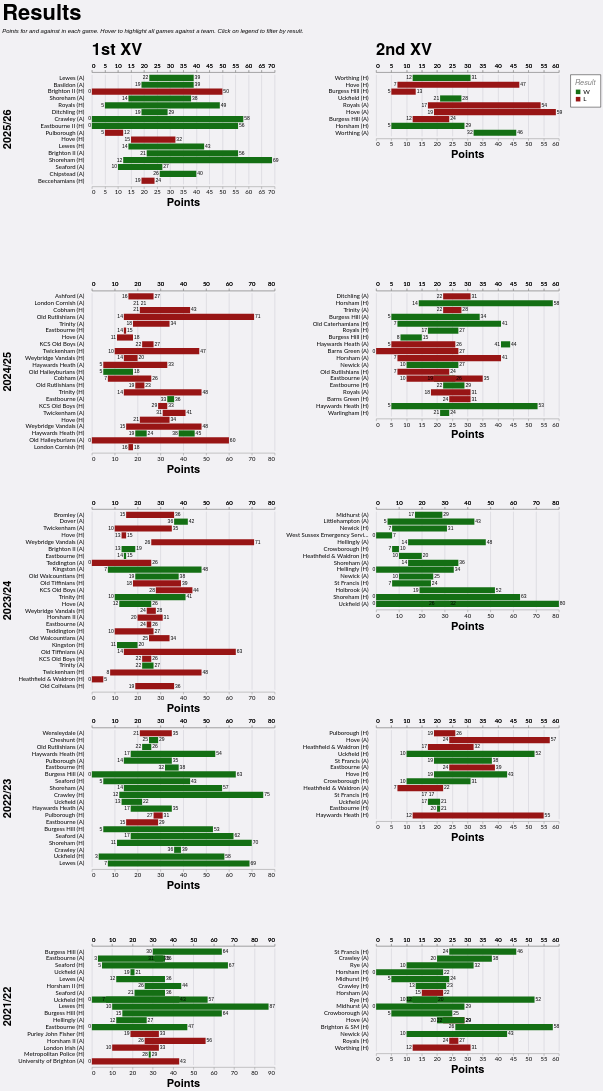

Write the Vega-Lite specification saved for this chart.
### Vega-Lite specification from a JSON file in a GitHub repository (floating-point values rounded to 4 significant figures; data arrays with more than 128 entries replaced by an {"elided": "..."} marker saying what was removed)
{"config": {"axis": {"labelFont": "Lato, sans-serif", "titleFont": "PT Sans Narrow, Helvetica Neue, Helvetica, Arial, sans-serif", "labelFontSize": 13, "titleFontSize": 24, "gridColor": "#202947", "gridOpacity": 0.2}, "header": {"labelFont": "PT Sans Narrow, Helvetica Neue, Helvetica, Arial, sans-serif", "titleFont": "PT Sans Narrow, Helvetica Neue, Helvetica, Arial, sans-serif", "labelFontSize": 24, "titleFontSize": 28, "labelFontWeight": "bold", "orient": "left"}, "legend": {"labelFont": "Lato, sans-serif", "titleFont": "PT Sans Narrow, Helvetica Neue, Helvetica, Arial, sans-serif", "labelFontSize": 14, "titleFontSize": 16, "titlePadding": 5, "fillColor": "white", "strokeColor": "black", "padding": 10, "titleFontWeight": "lighter", "titleFontStyle": "italic", "titleColor": "gray", "offset": 10}, "title": {"font": "PT Sans Narrow, Helvetica Neue, Helvetica, Arial, sans-serif", "fontSize": 48, "fontWeight": "bold", "anchor": "start", "align": "center", "titlePadding": 20, "subtitlePadding": 10, "subtitleFontSize": 13, "subtitleColor": "", "subtitleFontStyle": "italic", "offset": 15, "color": "black"}, "axisX": {"labelAngle": 0}, "facet": {"title": null, "header": null, "align": {"row": "each", "column": "each"}}, "resolve": {"scale": {"y": "independent", "facet": "independent"}}, "background": "#f2f1f4", "view": {"strokeWidth": 0}}, "data": {"name": "data-d703ea44f968f6a76ff9b6475438957f"}, "facet": {"column": {"field": "squad", "header": {"labelAnchor": "start", "labelExpr": "datum.value + ' XV'", "labelFontSize": 36, "title": null}, "title": null, "type": "nominal"}, "row": {"field": "season", "sort": {"field": "season", "order": "descending"}, "title": null, "type": "nominal"}}, "spec": {"layer": [{"mark": {"type": "bar"}, "encoding": {"color": {"field": "result", "legend": {"orient": "right", "title": "Result", "titleOrient": "top"}, "scale": {"domain": ["W", "L"], "range": ["#146f14", "#981515"]}, "type": "nominal"}, "detail": {"field": "game_id", "type": "nominal"}, "opacity": {"condition": {"param": "param_4", "value": 1.0, "empty": true}, "value": 0.2}, "x": {"axis": {"offset": 5, "orient": "bottom"}, "field": "pf", "title": "Points", "type": "quantitative"}, "x2": {"field": "pa"}, "y": {"axis": {"domain": false, "grid": false, "offset": 15, "ticks": false, "title": null}, "field": "game_label", "sort": {"field": "date", "order": "descending"}, "title": null, "type": "nominal"}}, "name": "view_2"}, {"mark": {"type": "text", "align": "right", "dx": -2, "dy": 0}, "encoding": {"color": {"value": "black"}, "detail": {"field": "game_id", "type": "nominal"}, "opacity": {"condition": {"param": "param_4", "value": 1.0, "empty": true}, "value": 0.2}, "text": {"field": "loser", "type": "nominal"}, "x": {"axis": {"offset": 5, "orient": "top"}, "field": "loser", "title": null, "type": "quantitative"}, "y": {"axis": {"domain": false, "grid": false, "offset": 15, "ticks": false, "title": null}, "field": "game_label", "sort": {"field": "date", "order": "descending"}, "title": null, "type": "nominal"}}}, {"mark": {"type": "text", "align": "left", "dx": 2, "dy": 0}, "encoding": {"color": {"value": "black"}, "detail": {"field": "game_id", "type": "nominal"}, "opacity": {"condition": {"param": "param_4", "value": 1.0, "empty": true}, "value": 0.2}, "text": {"field": "winner", "type": "nominal"}, "x": {"axis": {"offset": 5, "orient": "top"}, "field": "winner", "title": null, "type": "quantitative"}, "y": {"axis": {"domain": false, "grid": false, "offset": 15, "ticks": false, "title": null}, "field": "game_label", "sort": {"field": "date", "order": "descending"}, "title": null, "type": "nominal"}}}], "height": {"step": 15}, "transform": [{"filter": {"param": "param_5"}}], "width": 400}, "params": [{"name": "param_4", "select": {"type": "point", "clear": "mouseout", "fields": ["opposition"], "on": "hover"}, "views": ["view_2"]}, {"name": "param_5", "select": {"type": "point", "fields": ["result"]}, "bind": "legend", "views": ["view_2"]}], "resolve": {"scale": {"x": "independent", "y": "independent"}}, "spacing": 10, "title": {"text": "Results", "subtitle": "Points for and against in each game. Hover to highlight all games against a team. Click on legend to filter by result."}, "$schema": "https://vega.github.io/schema/vega-lite/v5.20.1.json", "datasets": {"data-d703ea44f968f6a76ff9b6475438957f": {"elided": "179 records"}}}
